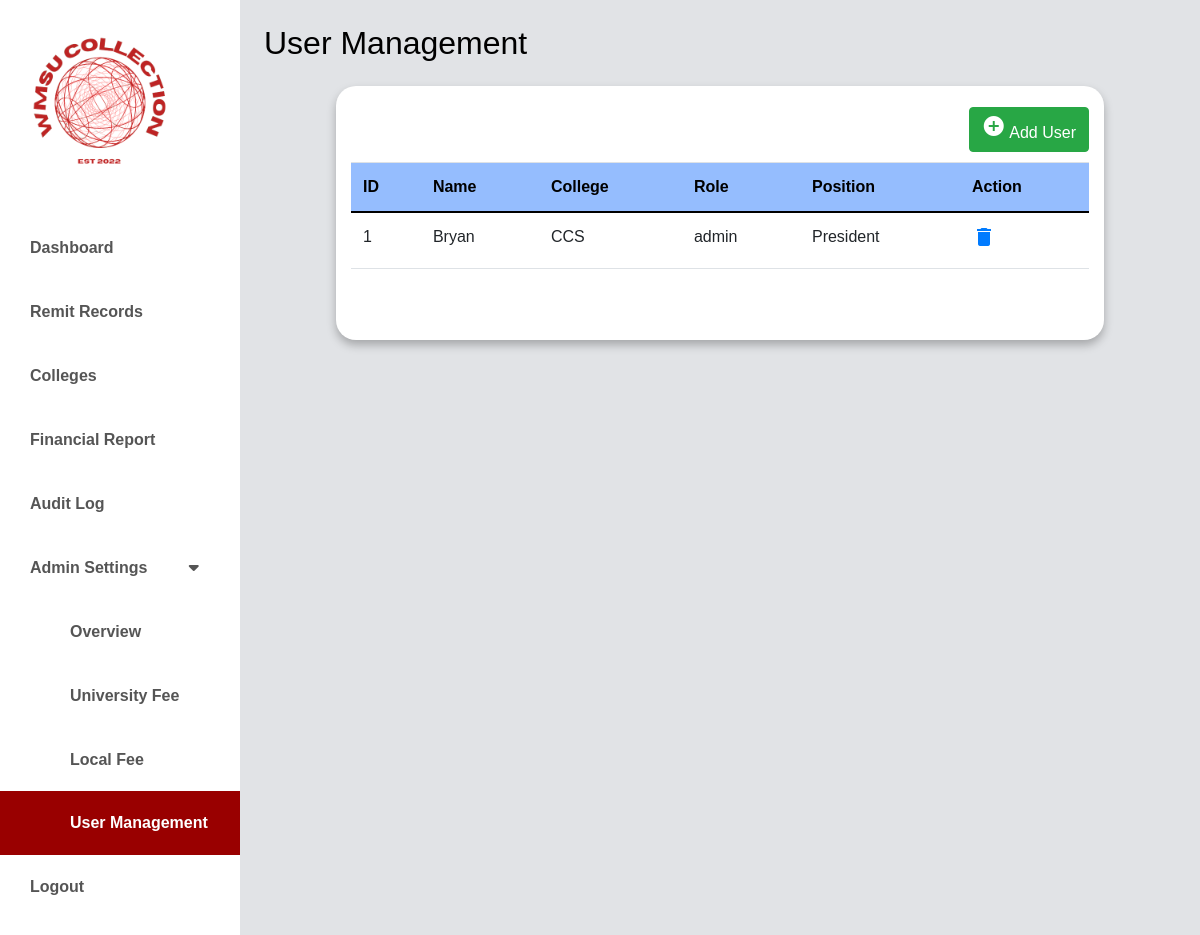
Before: /admin-settings/tryuser.php (signed in) with the older database file.
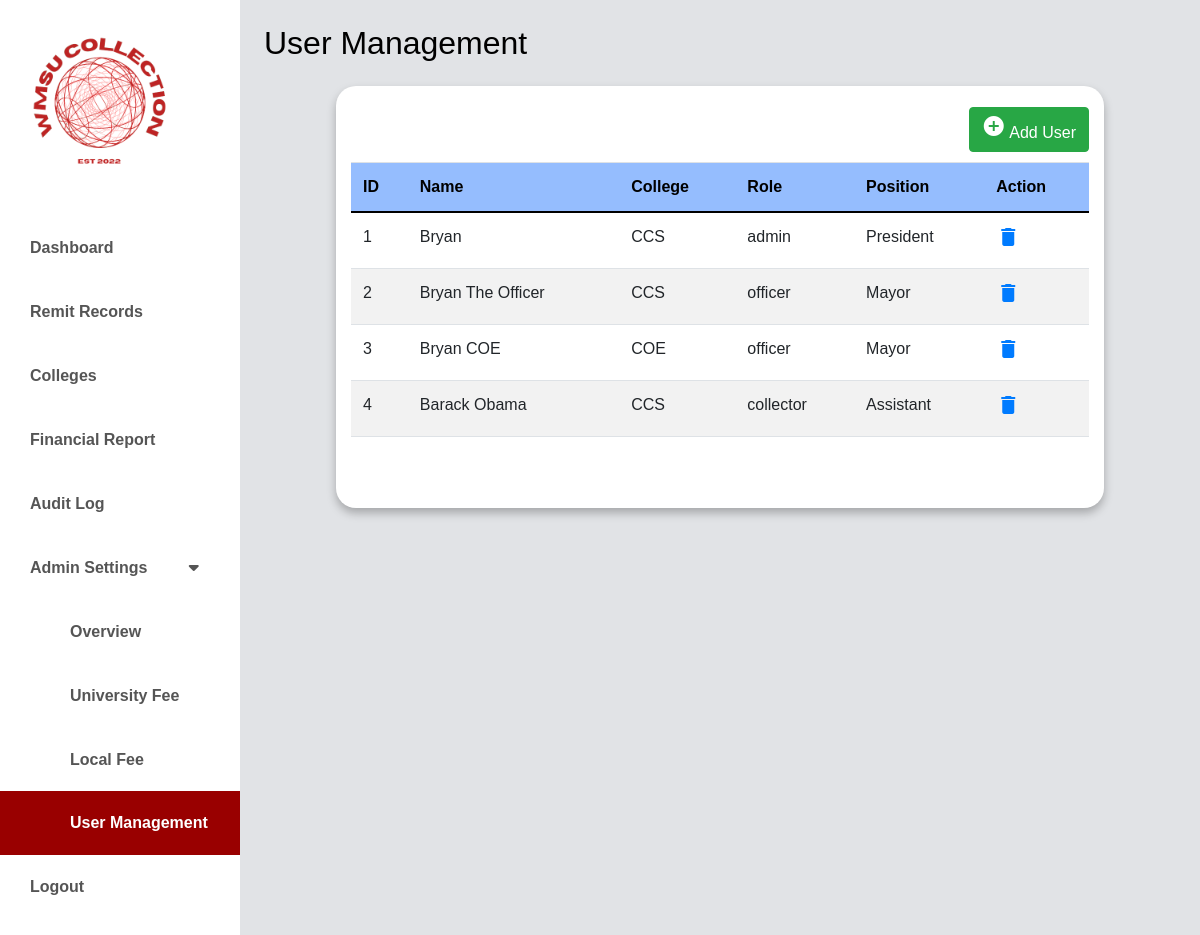
After: the same page with the newer database file.
### tables this page shows
CREATE TABLE `users` (
  `id` int(11) NOT NULL,
  `user_username` varchar(50) NOT NULL,
  `user_fullname` varchar(50) NOT NULL,
  `user_position` varchar(255) NOT NULL,
  `user_password` varchar(255) NOT NULL,
  `role_id` int(11) DEFAULT NULL,
  `college_id` int(11) DEFAULT NULL,
  `created_at` timestamp NOT NULL DEFAULT current_timestamp(),
  `updated_at` timestamp NOT NULL DEFAULT current_timestamp() ON UPDATE current_timestamp()
);

CREATE TABLE `colleges` (
  `id` int(11) NOT NULL,
  `college_name` varchar(50) NOT NULL,
  `college_code` varchar(8) DEFAULT NULL
);

CREATE TABLE `roles` (
  `id` int(11) NOT NULL,
  `role_name` varchar(50) NOT NULL
);

### classes/users.class.php (called while the page is built, shortened)
<?php
require_once 'database.class.php';
class Users{
    protected $db;
    function __construct()
    {
        $this->db = new Database();
    }
    function showAllDetails() {
        $sql = "SELECT u.id, u.user_fullname, u.user_position, r.role_name, c.college_name, c.college_code
        FROM users u
        JOIN roles r ON u.role_id = r.id
        JOIN colleges c ON u.college_id = c.id";
        $stmt = $this->db->connect()->prepare($sql);
        $stmt->execute();
        return $stmt->fetchAll(PDO::FETCH_ASSOC);
    }
}
?>

### classes/database.class.php (called while the page is built)
<?php
class Database {
    private $host = 'localhost';
    private $username = 'root';
    private $password = '';
    private $database = 'wmsu';
    protected $connection;
    public function connect() {
        try {
            $dsn = "mysql:host=$this->host;dbname=$this->database;charset=utf8mb4";
            $options = [
                PDO::ATTR_ERRMODE => PDO::ERRMODE_EXCEPTION,
                PDO::ATTR_DEFAULT_FETCH_MODE => PDO::FETCH_ASSOC,
                PDO::ATTR_EMULATE_PREPARES => false,
            ];
            $this->connection = new PDO($dsn, $this->username, $this->password, $options);
        } catch (PDOException $e) {
            echo "Connection error: " . $e->getMessage();
            die();
        }
        return $this->connection;
    }
}
?>

### admin-settings/tryuser.php (the view, shortened to what the changed rows need)
<?php
require_once '../classes/users.class.php';
?>
<!doctype html>
<html lang="en" class="no-js">
  <html>
    <head>
	<link href="https://cdn.jsdelivr.net/npm/bootstrap@5.0.0-beta3/dist/css/bootstrap.min.css" rel="stylesheet" />
    <link rel="stylesheet" href="https://unicons.iconscout.com/release/v4.0.0/css/line.css" />
    <link rel="stylesheet" href="https://cdnjs.cloudflare.com/ajax/libs/font-awesome/5.15.3/css/all.min.css" />
	<link rel="stylesheet" href="https://stackpath.bootstrapcdn.com/bootstrap/4.5.0/css/bootstrap.min.css">
	<link rel="stylesheet" href="https://maxcdn.bootstrapcdn.com/font-awesome/4.7.0/css/font-awesome.min.css">
    <link rel="stylesheet" href="../css/dashboard.css" />
    <link rel="stylesheet" href="../css/new-user.css" />
    </head>
      <body>
      <div class="d-flex" id="wrapper">
	<div id="page-content-wrapper">
    <nav class="navbar navbar-expand-lg navbar-light bg-active py-4 px-4">
        <div class="d-flex align-items-center">
            <h2 class="fs-2 m-0" style="color:#000000; font-weight: 400;">User Management</h2>
        </div>
    </nav>
    <div class="container">
             <div class =" table-responsive" style="margin-top: 10px;">
                <table class="table">
            <thead style="background-color:#95BDFE ;" class="text-white">
              <tr>
                <th scope="col" style = " color: #000000;" >ID</th>
                <th scope="col" style = " color: #000000;" >Name</th>
				<th scope="col" style = " color: #000000; ">College</th></th>
                <th scope="col" style = " color: #000000;" >Role</th></th>
				<th scope="col" style = " color: #000000;" >Position</th></th>
                <th scope="col" style = " color: #000000;" >Action</th>
              </tr>
            </thead>
            <tbody>
            <?php
			$users = new Users();
			$userData = $users->showAllDetails();
    $i = 1;
    foreach($userData as $users) {
?>
            <tr>
			<td><?php echo $i; ?></td>
                <td><?php echo $users['user_fullname']; ?></td>
                <td><?php echo $users['college_code']; ?></td>
				<td><?php echo $users['role_name']; ?></td>
                <td><?php echo $users['user_position']; ?></td>
                <td>
                    <a href="#deleteFeesModal<?php echo $i; ?>" class="delete" data-toggle="modal">
                        <i class="material-icons" data-toggle="tooltip" title="Delete">&#xE872;</i>
                    </a>
                </td>
            </tr>
<?php
            $i++;
        }
?>
</body>
</html>

Changed rows visible on the page:
added users: user_fullname "Bryan The Officer", college.college_code "CCS", role.role_name "officer", user_position "Mayor"
added users: user_fullname "Bryan COE", college.college_code "COE", role.role_name "officer", user_position "Mayor"
added users: user_fullname "Barack Obama", college.college_code "CCS", role.role_name "collector", user_position "Assistant"
